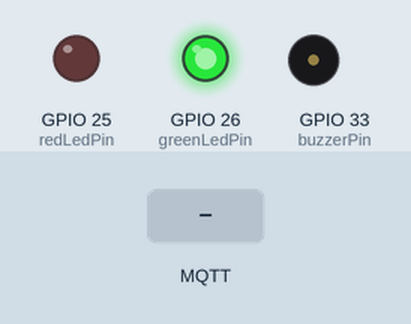
The sketch below on a simulated ESP32. Shown: output pins drawn as LEDs (lit = HIGH), buzzer (waves = sounding). The test bench sets the inputs (shaded band). WiFi joins after 1.5 s; servers stay silent unless stated; no MQTT or app messages arrive unless stated; what the sketch prints to the serial monitor is not drawn.

Above: at 3.2 s.
3.3 s: MQTT message "FIRE" arrives on the first subscribed topic
At 4.1 s:
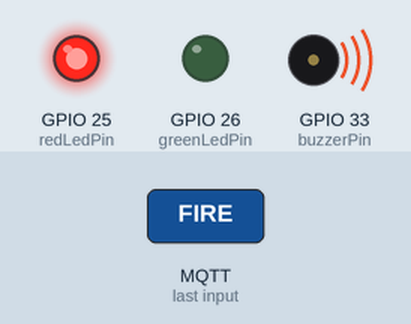
At 5.1 s:
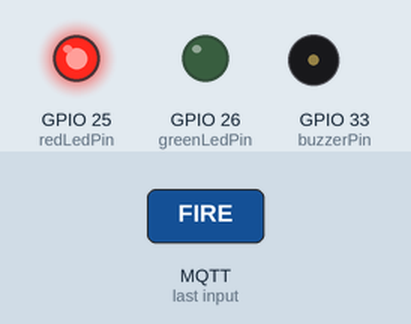
6.3 s: MQTT message "OFF" arrives on the first subscribed topic
At 6.8 s:
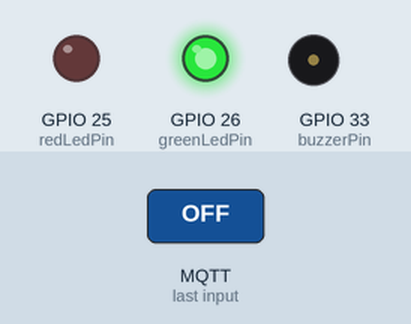
Timing chart, 0 to 9.3 s (numbered marks = the images above; inputs shaded):
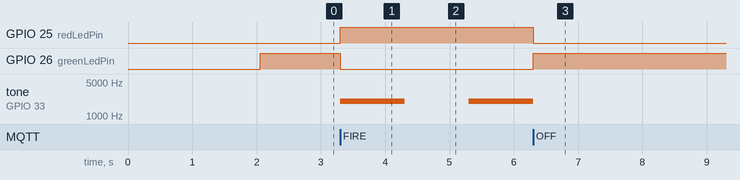

The sketch:

fireDetectionAlert.ino
```cpp
#include <WiFi.h>
#include <PubSubClient.h>
#include <ezLED.h>

const char* ssid = "Galaxy A516A59";
const char* password = "20111996";
const char* mqtt_server = "broker.hivemq.com";

WiFiClient espClient;
PubSubClient client(espClient);

// -------------------- PINS --------------------
const int buzzerPin   = 33;
const int greenLedPin = 26;
const int redLedPin   = 25;

// -------------------- BUZZER (PWM) --------------------
const int buzzerChannel = 0;
const int buzzerFreq = 2000;
const int buzzerResolution = 8;

// -------------------- STATE --------------------
bool fireActive = false;
bool buzzerOn = false;
unsigned long lastBuzzerToggle = 0;
const unsigned long buzzerInterval = 1000; // 1 second

// -------------------- LEDs --------------------
ezLED greenLed(greenLedPin);
ezLED redLed(redLedPin);

// -------------------- SETUP --------------------
void setup() {
  Serial.begin(9600);

  pinMode(greenLedPin, OUTPUT);
  pinMode(redLedPin, OUTPUT);

  // Buzzer PWM setup
  ledcSetup(buzzerChannel, buzzerFreq, buzzerResolution);
  ledcAttachPin(buzzerPin, buzzerChannel);
  ledcWrite(buzzerChannel, 0);

  WiFi.begin(ssid, password);
  while (WiFi.status() != WL_CONNECTED) {
    delay(500);
    Serial.print(".");
  }
  Serial.println("\nWiFi connected");

  client.setServer(mqtt_server, 1883);
  client.setCallback(callback);

  while (!client.connected()) {
    client.connect("ESP32_FIRE_NODE");
    delay(500);
  }

  client.subscribe("fire/alert");

  greenLed.turnON();
  redLed.turnOFF();
}

// -------------------- LOOP --------------------
void loop() {
  client.loop();

  // Non-blocking buzzer pulse
  if (fireActive) {
    unsigned long currentMillis = millis();

    if (currentMillis - lastBuzzerToggle >= buzzerInterval) {
      lastBuzzerToggle = currentMillis;
      buzzerOn = !buzzerOn;

      if (buzzerOn) {
        ledcWrite(buzzerChannel, 128);  // buzzer ON
      } else {
        ledcWrite(buzzerChannel, 0);    // buzzer OFF
      }
    }
  }
}

// -------------------- MQTT CALLBACK --------------------
void callback(char* topic, byte* payload, unsigned int length) {
  String msg;
  for (int i = 0; i < length; i++) msg += (char)payload[i];

  Serial.println(msg);

  if (msg.indexOf("FIRE") >= 0) {
    fireActive = true;
    redLed.turnON();
    greenLed.turnOFF();
    Serial.println("Fire detected!");
  }
  else if (msg.indexOf("OFF") >= 0) {
    fireActive = false;
    ledcWrite(buzzerChannel, 0); // ensure buzzer OFF
    buzzerOn = false;
    redLed.turnOFF();
    greenLed.turnON();
    Serial.println("Alarm off");
  }
}
```

Measured:
- after the input at 3.3 s, GPIO 25 (redLedPin): LOW → HIGH at once; GPIO 26 (greenLedPin): HIGH → LOW at once; tone on GPIO 33 (buzzerPin): silent → 2000 Hz at once, → silent 1.0 s later, → 2000 Hz 1.0 s later
- after the input at 6.3 s, GPIO 25 (redLedPin): HIGH → LOW at once; GPIO 26 (greenLedPin): LOW → HIGH at once; tone on GPIO 33 (buzzerPin): goes on until 6.3 s, then stays silent
